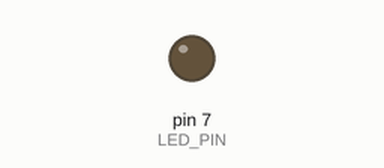
This sketch was run on a simulated Arduino Uno, built with avr-gcc and run on an emulated ATmega328P. On the bench: output pins drawn as LEDs (lit = HIGH). Dashed ring = blinking. At 2.2 s the program stops and its outputs stay as they are.

Above: at 0.5 s.
At 1.95 s:
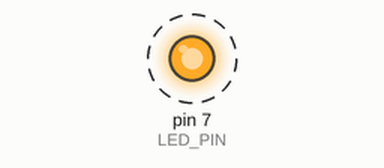
Timing chart, 0 to 3.0 s (numbered marks = the images above):
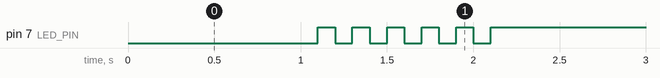

The sketch:

05_practice_2.ino
```cpp
#define LED_PIN 7

#define BLINKS 5

#define BLINK_DURATION 200

void setup() {
  // Set the LED pin as output
  pinMode(LED_PIN, OUTPUT);
}

void loop() {
  // Turn on the LED for one second
  digitalWrite(LED_PIN, 0);
  delay(1000);

  // Blink the LED five times for one second
  for (int i = 0; i <= BLINKS; i++) {
    digitalWrite(LED_PIN, 0);
    delay(BLINK_DURATION / 2);
    digitalWrite(LED_PIN, 1);
    delay(BLINK_DURATION / 2);
  }

  // Turn off the LED and exit the loop
  digitalWrite(LED_PIN, 1);
  while (true) {
  }
}
```

Measured:
- by itself, pin 7 (LED_PIN): alternates HIGH for 0.10 s and LOW for 0.10 s, 11 changes in all, then stays HIGH
